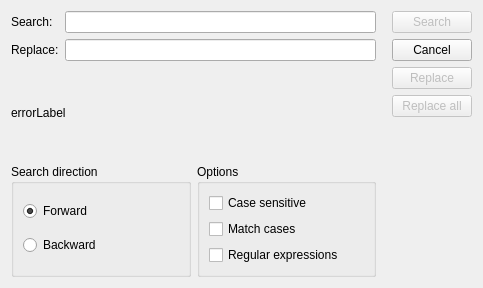
<?xml version="1.0" encoding="UTF-8"?>
<ui version="4.0">
 <class>FindReplaceForm</class>
 <widget class="QWidget" name="FindReplaceForm">
  <property name="geometry">
   <rect>
    <x>0</x>
    <y>0</y>
    <width>483</width>
    <height>288</height>
   </rect>
  </property>
  <property name="windowTitle">
   <string>Search</string>
  </property>
  <property name="windowIcon">
   <iconset resource="../inyokaedit_resources.qrc">
    <normaloff>:/images/inyokaedit_64x64.png</normaloff>:/images/inyokaedit_64x64.png</iconset>
  </property>
  <layout class="QGridLayout" name="gridLayout">
   <item row="0" column="0">
    <layout class="QVBoxLayout" name="verticalLayout_5">
     <item>
      <layout class="QVBoxLayout" name="verticalLayout_2">
       <item>
        <layout class="QGridLayout" name="gridLayout_3">
         <item row="0" column="0">
          <widget class="QLabel" name="label">
           <property name="text">
            <string>Search:</string>
           </property>
           <property name="buddy">
            <cstring>textToFind</cstring>
           </property>
          </widget>
         </item>
         <item row="0" column="1">
          <widget class="QLineEdit" name="textToFind"/>
         </item>
         <item row="1" column="0">
          <widget class="QLabel" name="replaceLabel">
           <property name="text">
            <string>Replace:</string>
           </property>
           <property name="buddy">
            <cstring>textToReplace</cstring>
           </property>
          </widget>
         </item>
         <item row="1" column="1">
          <widget class="QLineEdit" name="textToReplace"/>
         </item>
        </layout>
       </item>
      </layout>
     </item>
     <item>
      <widget class="QLabel" name="errorLabel">
       <property name="text">
        <string>errorLabel</string>
       </property>
      </widget>
     </item>
     <item>
      <layout class="QHBoxLayout" name="horizontalLayout">
       <item>
        <widget class="QGroupBox" name="groupBox">
         <property name="title">
          <string>Search direction</string>
         </property>
         <layout class="QVBoxLayout" name="verticalLayout_3">
          <item>
           <widget class="QRadioButton" name="downRadioButton">
            <property name="text">
             <string>Forward</string>
            </property>
            <property name="checked">
             <bool>true</bool>
            </property>
           </widget>
          </item>
          <item>
           <widget class="QRadioButton" name="upRadioButton">
            <property name="text">
             <string>Backward</string>
            </property>
           </widget>
          </item>
         </layout>
        </widget>
       </item>
       <item>
        <widget class="QGroupBox" name="groupBox_2">
         <property name="title">
          <string>Options</string>
         </property>
         <layout class="QVBoxLayout" name="verticalLayout_4">
          <item>
           <widget class="QCheckBox" name="caseCheckBox">
            <property name="text">
             <string>Case sensitive</string>
            </property>
           </widget>
          </item>
          <item>
           <widget class="QCheckBox" name="wholeCheckBox">
            <property name="text">
             <string>Match cases</string>
            </property>
           </widget>
          </item>
          <item>
           <widget class="QCheckBox" name="regexCheckBox">
            <property name="toolTip">
             <string>&lt;!DOCTYPE HTML PUBLIC &quot;-//W3C//DTD HTML 4.0//EN&quot; &quot;http://www.w3.org/TR/REC-html40/strict.dtd&quot;&gt;
&lt;html&gt;&lt;head&gt;&lt;meta name=&quot;qrichtext&quot; content=&quot;1&quot; /&gt;&lt;style type=&quot;text/css&quot;&gt;
p, li { white-space: pre-wrap; }
&lt;/style&gt;&lt;/head&gt;&lt;body style=&quot; font-family:'Ubuntu'; font-size:9pt; font-weight:400; font-style:normal;&quot;&gt;
&lt;p style=&quot; margin-top:0px; margin-bottom:0px; margin-left:0px; margin-right:0px; -qt-block-indent:0; text-indent:0px;&quot;&gt;&lt;span style=&quot; font-family:'Sans'; font-size:10pt;&quot;&gt;Searched expressions can be interpreted as regular expression.&lt;/span&gt;&lt;/p&gt;
&lt;p style=&quot;-qt-paragraph-type:empty; margin-top:0px; margin-bottom:0px; margin-left:0px; margin-right:0px; -qt-block-indent:0; text-indent:0px; font-family:'Sans'; font-size:10pt;&quot;&gt;&lt;/p&gt;
&lt;p style=&quot; margin-top:0px; margin-bottom:0px; margin-left:0px; margin-right:0px; -qt-block-indent:0; text-indent:0px;&quot;&gt;&lt;span style=&quot; font-family:'Sans'; font-size:10pt;&quot;&gt;Syntax information for regular expressions can be found here:&lt;/span&gt;&lt;/p&gt;
&lt;p style=&quot; margin-top:0px; margin-bottom:0px; margin-left:0px; margin-right:0px; -qt-block-indent:0; text-indent:0px;&quot;&gt;&lt;a href=&quot;http://doc.trolltech.com/qregexp.html&quot;&gt;&lt;span style=&quot; font-family:'Sans'; font-size:10pt; text-decoration: underline; color:#0000ff;&quot;&gt;http://doc.trolltech.com/qregexp.html&lt;/span&gt;&lt;/a&gt;&lt;/p&gt;&lt;/body&gt;&lt;/html&gt;</string>
            </property>
            <property name="text">
             <string>Regular expressions</string>
            </property>
           </widget>
          </item>
         </layout>
        </widget>
       </item>
      </layout>
     </item>
    </layout>
   </item>
   <item row="0" column="1">
    <layout class="QVBoxLayout" name="verticalLayout">
     <property name="leftMargin">
      <number>10</number>
     </property>
     <item>
      <widget class="QPushButton" name="findButton">
       <property name="enabled">
        <bool>false</bool>
       </property>
       <property name="text">
        <string>Search</string>
       </property>
      </widget>
     </item>
     <item>
      <widget class="QPushButton" name="closeButton">
       <property name="text">
        <string>Cancel</string>
       </property>
      </widget>
     </item>
     <item>
      <widget class="QPushButton" name="replaceButton">
       <property name="enabled">
        <bool>false</bool>
       </property>
       <property name="text">
        <string>Replace</string>
       </property>
      </widget>
     </item>
     <item>
      <widget class="QPushButton" name="replaceAllButton">
       <property name="enabled">
        <bool>false</bool>
       </property>
       <property name="text">
        <string>Replace all</string>
       </property>
      </widget>
     </item>
     <item>
      <spacer name="verticalSpacer">
       <property name="orientation">
        <enum>Qt::Vertical</enum>
       </property>
       <property name="sizeHint" stdset="0">
        <size>
         <width>20</width>
         <height>40</height>
        </size>
       </property>
      </spacer>
     </item>
    </layout>
   </item>
  </layout>
 </widget>
 <tabstops>
  <tabstop>textToFind</tabstop>
  <tabstop>textToReplace</tabstop>
  <tabstop>downRadioButton</tabstop>
  <tabstop>upRadioButton</tabstop>
  <tabstop>caseCheckBox</tabstop>
  <tabstop>wholeCheckBox</tabstop>
  <tabstop>regexCheckBox</tabstop>
  <tabstop>findButton</tabstop>
  <tabstop>closeButton</tabstop>
 </tabstops>
 <resources>
  <include location="../inyokaedit_resources.qrc"/>
 </resources>
 <connections/>
</ui>
